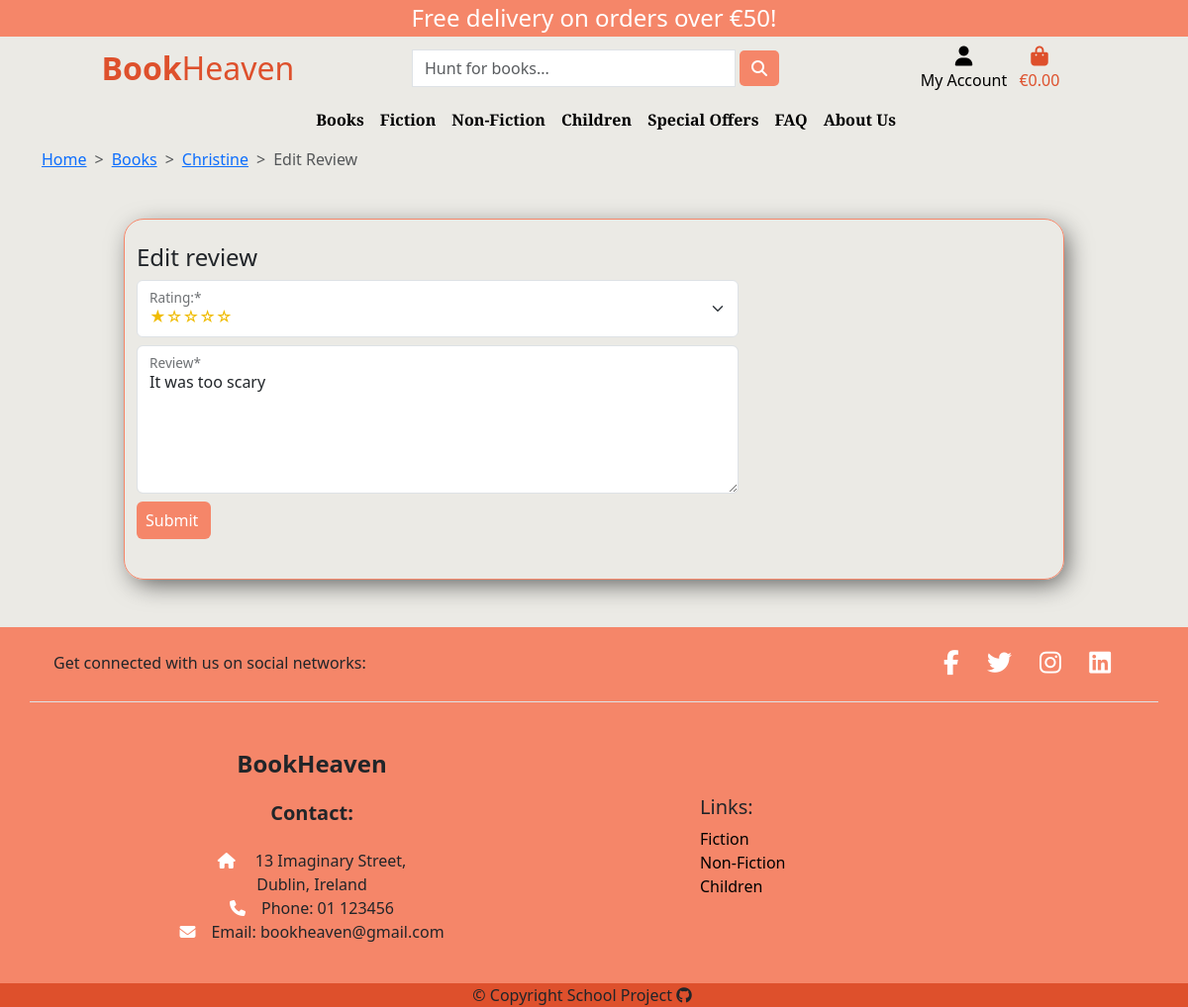
The page /reviews/edit_review/2 (signed in) on the database as committed earlier.
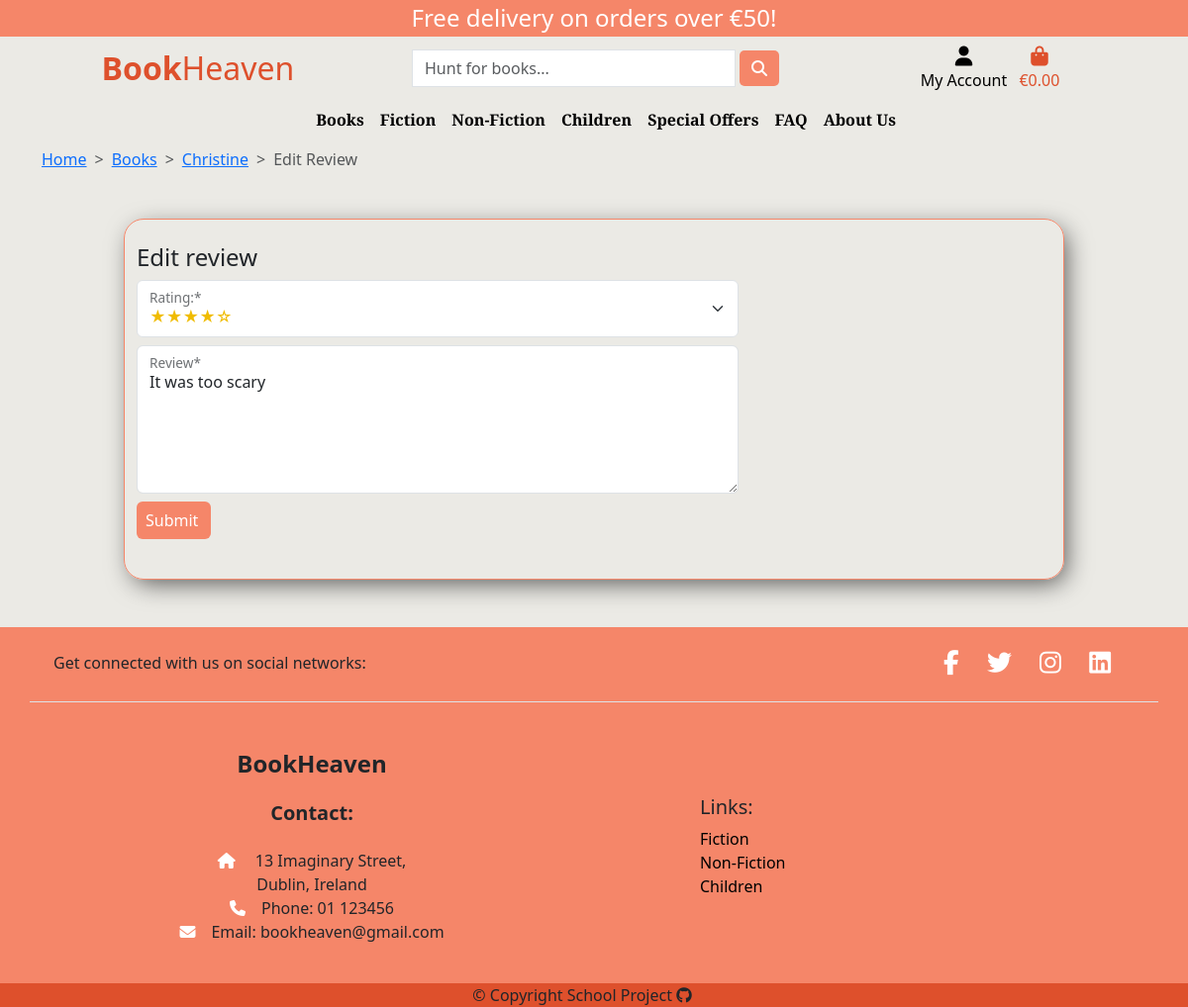
The same page on the database as committed later.
### reviews/models.py (models this page shows, shortened)
class ProductReview(models.Model):
    user = models.ForeignKey(UserProfile, on_delete=models.CASCADE)
    product = models.ForeignKey(
        Book, on_delete=models.CASCADE, related_name='reviews')
    rating = models.IntegerField(choices=RATING, default=None)
    review = models.TextField()
    created = models.DateTimeField(auto_now_add=True)

### reviews/views.py (the view, shortened to what this page needs)
# urls.py: path('edit_review/<str:pk>', views.edit_review, name='edit-review'),
@login_required
def edit_review(request, pk):
    review = get_object_or_404(ProductReview, pk=pk)
    book = review.product
    form = ProductReviewForm(instance=review)
    context = {'review_form': form,
               'review': review,
               'book': book}
    return render(request, 'reviews/edit_review.html', context)

### reviews/forms.py
class ProductReviewForm(forms.ModelForm):
    class Meta:
        model = ProductReview
        fields = ['rating', 'review']

### reviews/templates/reviews/edit_review.html (shortened to what this page needs)
{% extends 'base.html' %}
{% load widget_tweaks %}
{% block content %}
<section class="edit-review">
    <div class="container">
        <nav style="--bs-breadcrumb-divider: '>';" aria-label="breadcrumb">
            <ol class="breadcrumb">
                <li class="breadcrumb-item"><a href="{% url 'home' %}">Home</a></li>
                <li class="breadcrumb-item"><a href="{% url 'all-products' %}">Books</a></li>
                <li class="breadcrumb-item"><a href="{% url 'product' book.id %}">{{ book.title }}</a></li>
                <li class="breadcrumb-item active" aria-current="page">Edit Review</li>
            </ol>
        </nav>
    </div>
    <div class="container edit-review my-5">
        <div class="row d-flex justify-content-center">
            <div class="col-12 col-md-10 custom-border py-4">
                <div class="row">
                    <div class="col-8">
                        <h4>Edit review</h4>
                        <form class="mb-3 edit-review-form" action="{% url 'edit-review' review.id %}" method="POST">
                            <div class="form-floating mb-2">
                                {% render_field review_form.rating|add_required_class:"is-required" class="form-select" %}
                                <label for="{{  review_form.rating.id_for_label }}" class="form-label">Rating:*</label>
                            </div>
                            <div class="form-floating mb-2">
                                {% render_field review_form.review|add_required_class:"is-required" class="form-control" %}
                                <label for="{{  review_form.review.id_for_label }}" class="form-label">Review*</label>
                            </div>
                            <button type="submit" class="btn btn-orange ps-2">Submit</button>
                        </form>
                    </div>
                </div>
            </div>
        </div>
    </div>
</section>
{% endblock content %}

Rows that differ between the two databases and show on the page:
changed ProductReview "It was too scary": rating "★☆☆☆☆" → "★★★★☆"
